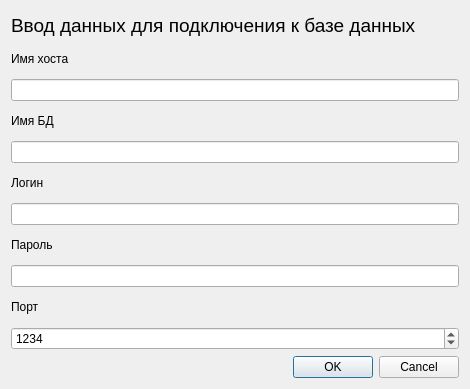
<?xml version="1.0" encoding="UTF-8"?>
<ui version="4.0">
 <class>Dialog</class>
 <widget class="QDialog" name="Dialog">
  <property name="geometry">
   <rect>
    <x>0</x>
    <y>0</y>
    <width>470</width>
    <height>389</height>
   </rect>
  </property>
  <property name="windowTitle">
   <string>Dialog</string>
  </property>
  <layout class="QVBoxLayout" name="verticalLayout_2">
   <item>
    <layout class="QVBoxLayout" name="verticalLayout">
     <item>
      <widget class="QLabel" name="lb_top">
       <property name="font">
        <font>
         <pointsize>14</pointsize>
        </font>
       </property>
       <property name="text">
        <string>Ввод данных для подключения к базе данных</string>
       </property>
      </widget>
     </item>
     <item>
      <widget class="QLabel" name="lb_host">
       <property name="text">
        <string>Имя хоста</string>
       </property>
       <property name="buddy">
        <cstring>txt_host_name</cstring>
       </property>
      </widget>
     </item>
     <item>
      <widget class="QLineEdit" name="txt_host_name"/>
     </item>
     <item>
      <widget class="QLabel" name="lb_bd">
       <property name="text">
        <string>Имя БД</string>
       </property>
       <property name="buddy">
        <cstring>txt_bd_name</cstring>
       </property>
      </widget>
     </item>
     <item>
      <widget class="QLineEdit" name="txt_bd_name"/>
     </item>
     <item>
      <widget class="QLabel" name="lb_login">
       <property name="text">
        <string>Логин</string>
       </property>
       <property name="buddy">
        <cstring>txt_login</cstring>
       </property>
      </widget>
     </item>
     <item>
      <widget class="QLineEdit" name="txt_login"/>
     </item>
     <item>
      <widget class="QLabel" name="lb_pwd">
       <property name="text">
        <string>Пароль</string>
       </property>
       <property name="buddy">
        <cstring>txt_pwd</cstring>
       </property>
      </widget>
     </item>
     <item>
      <widget class="QLineEdit" name="txt_pwd"/>
     </item>
     <item>
      <widget class="QLabel" name="lb_port">
       <property name="text">
        <string>Порт</string>
       </property>
       <property name="buddy">
        <cstring>sb_port</cstring>
       </property>
      </widget>
     </item>
     <item>
      <widget class="QSpinBox" name="sb_port">
       <property name="minimum">
        <number>1</number>
       </property>
       <property name="maximum">
        <number>64000</number>
       </property>
       <property name="value">
        <number>1234</number>
       </property>
      </widget>
     </item>
     <item>
      <widget class="QDialogButtonBox" name="buttonBox">
       <property name="orientation">
        <enum>Qt::Horizontal</enum>
       </property>
       <property name="standardButtons">
        <set>QDialogButtonBox::Cancel|QDialogButtonBox::Ok</set>
       </property>
      </widget>
     </item>
    </layout>
   </item>
  </layout>
 </widget>
 <tabstops>
  <tabstop>txt_host_name</tabstop>
  <tabstop>txt_bd_name</tabstop>
  <tabstop>txt_login</tabstop>
  <tabstop>txt_pwd</tabstop>
  <tabstop>sb_port</tabstop>
 </tabstops>
 <resources/>
 <connections>
  <connection>
   <sender>buttonBox</sender>
   <signal>accepted()</signal>
   <receiver>Dialog</receiver>
   <slot>accept()</slot>
   <hints>
    <hint type="sourcelabel">
     <x>248</x>
     <y>334</y>
    </hint>
    <hint type="destinationlabel">
     <x>157</x>
     <y>274</y>
    </hint>
   </hints>
  </connection>
  <connection>
   <sender>buttonBox</sender>
   <signal>rejected()</signal>
   <receiver>Dialog</receiver>
   <slot>reject()</slot>
   <hints>
    <hint type="sourcelabel">
     <x>316</x>
     <y>340</y>
    </hint>
    <hint type="destinationlabel">
     <x>286</x>
     <y>274</y>
    </hint>
   </hints>
  </connection>
 </connections>
</ui>
